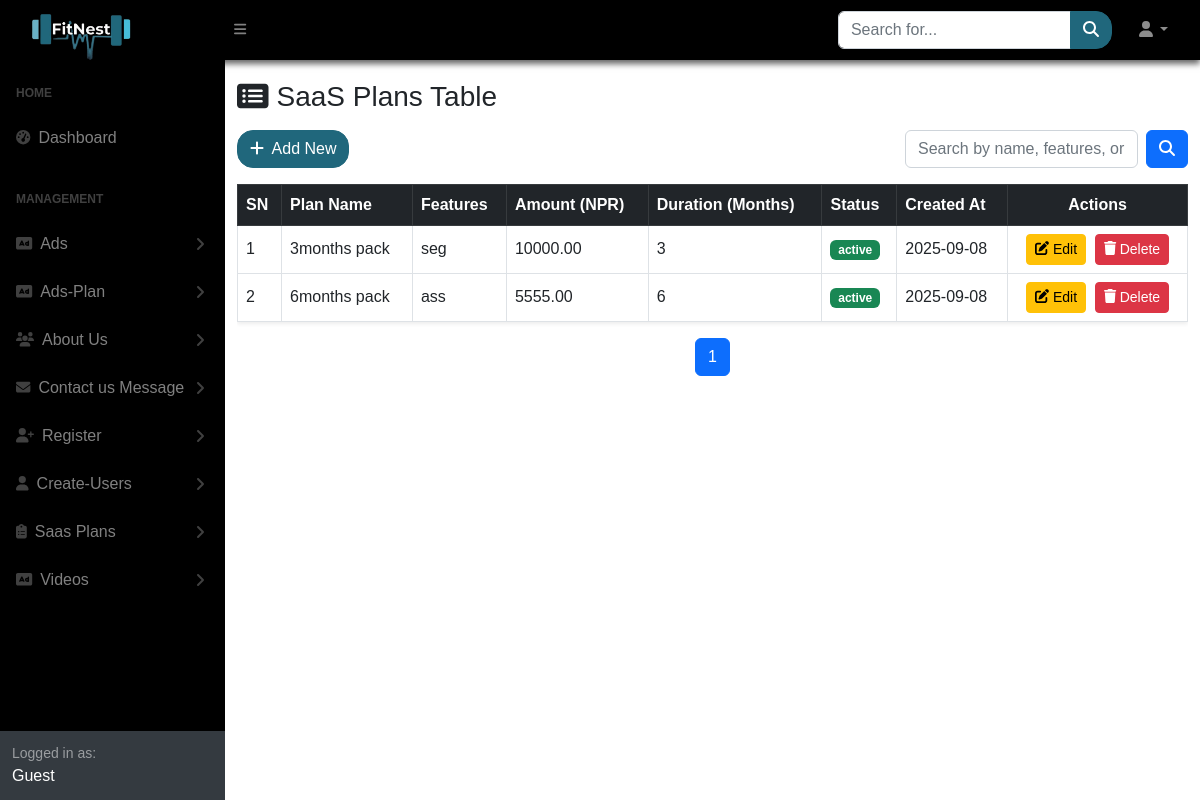
Page /SuperAdmin/SaasPlans/index.php on the earlier database version.
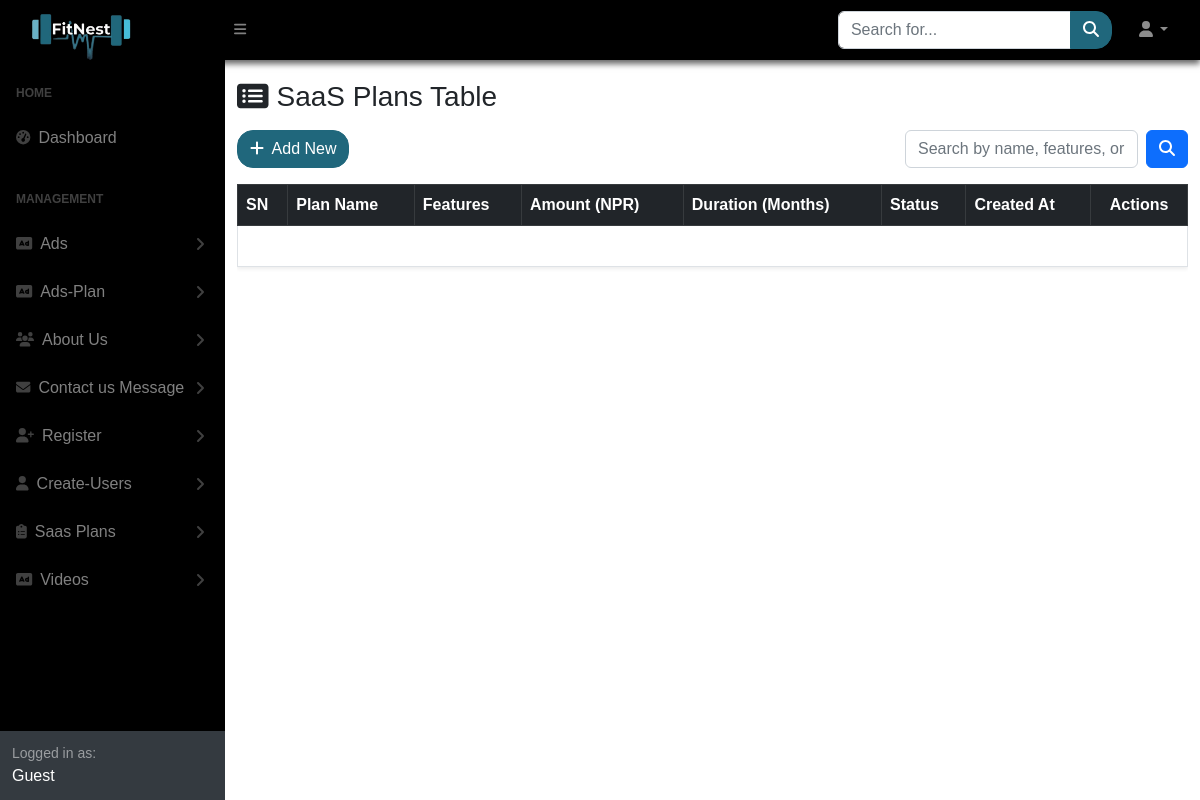
Same page on the later database version.
### tables this page shows
CREATE TABLE `saas_plans` (
  `plan_id` int(11) NOT NULL,
  `plan_name` varchar(50) NOT NULL,
  `features` text DEFAULT NULL,
  `amount` decimal(10,2) NOT NULL,
  `duration_months` int(11) NOT NULL,
  `status` enum('active','inactive') NOT NULL DEFAULT 'active',
  `created_at` timestamp NOT NULL DEFAULT current_timestamp(),
  `updated_at` timestamp NOT NULL DEFAULT current_timestamp() ON UPDATE current_timestamp()
);

### SuperAdmin/SaasPlans/index.php (the view, shortened to what this page needs)
<?php require("../sidelayout.php"); ?>
<?php
include "../../database/db_connect.php";
$limit = 10;
$page = isset($_GET['page']) && is_numeric($_GET['page']) ? (int)$_GET['page'] : 1;
$offset = ($page - 1) * $limit;
$search = isset($_GET['search']) ? trim($_GET['search']) : '';
$where = "WHERE 1";
$sql = "SELECT plan_id, plan_name, features, amount, duration_months, status, created_at, updated_at
        FROM saas_plans $where
        ORDER BY created_at DESC
        LIMIT $limit OFFSET $offset";
$result = mysqli_query($conn, $sql);
$countSql = "SELECT COUNT(*) as total FROM saas_plans $where";
$countResult = mysqli_query($conn, $countSql);
$totalRows = mysqli_fetch_assoc($countResult)['total'];
$totalPages = ceil($totalRows / $limit);
?>
<div id="layoutSidenav_content">
    <main>
        <div class="container mt-4">
            <h3 class="mb-3"><i class="fas fa-list-alt me-2"></i>SaaS Plans Table</h3>
            <div class="d-flex justify-content-between align-items-center mb-3">
                <a href="create.php" class="btn btn-our">
                    <i class="fas fa-plus me-1"></i> Add New
                </a>
                <form method="GET" class="d-flex">
                    <input type="text" name="search" class="form-control me-2" placeholder="Search by name, features, or status..."
                        value="<?= htmlspecialchars($search) ?>">
                    <button type="submit" class="btn btn-primary"><i class="fas fa-search"></i></button>
                </form>
            </div>
            <div class="table-responsive">
                <table class="table table-bordered table-hover shadow-sm align-middle">
                    <thead class="table-dark">
                        <tr>
                            <th>SN</th>
                            <th>Plan Name</th>
                            <th>Features</th>
                            <th>Amount (NPR)</th>
                            <th>Duration (Months)</th>
                            <th>Status</th>
                            <th>Created At</th>
                            <th class="text-center">Actions</th>
                        </tr>
                    </thead>
                    <tbody>
                        <?php
                        if (mysqli_num_rows($result) > 0) {
                            $sn = $offset + 1;
                            while ($row = mysqli_fetch_assoc($result)) {
                                echo "<tr>";
                                echo "<td>" . $sn++ . "</td>";
                                echo "<td>" . htmlspecialchars($row['plan_name']) . "</td>";
                                echo "<td>" . htmlspecialchars($row['features']) . "</td>";
                                echo "<td>" . htmlspecialchars($row['amount']) . "</td>";
                                echo "<td>" . htmlspecialchars($row['duration_months']) . "</td>";
                                echo "<td><span class='badge bg-" . ($row['status'] === 'active' ? 'success' : 'secondary') . "'>" . htmlspecialchars($row['status']) . "</span></td>";
                                echo "<td>" . date("Y-m-d", strtotime($row['created_at'])) . "</td>";
                                echo "<td class='text-center'>
                                        <a href='edit.php?id=" . $row['plan_id'] . "' class='btn btn-sm btn-warning me-1'>
                                            <i class='fas fa-edit'></i> Edit
                                        </a>
                                        <a href='delete.php?id=" . $row['plan_id'] . "' class='btn btn-sm btn-danger'
                                           onclick=\"return confirm('Are you sure you want to delete this plan?');\">
                                            <i class='fas fa-trash'></i> Delete
                                        </a>
                                      </td>";
                                echo "</tr>";
                            }
                        } else {
                            echo "<tr><td colspan='8' class='text-center text-muted'>No plans found.</td></tr>";
                        }
                        ?>
                    </tbody>
                </table>
            </div>
            <nav>
                <ul class="pagination justify-content-center">
                    <?php for ($i = 1; $i <= $totalPages; $i++): ?>
                        <li class="page-item <?= ($i == $page) ? 'active' : '' ?>">
                            <a class="page-link" href="?page=<?= $i ?>&search=<?= urlencode($search) ?>"><?= $i ?></a>
                        </li>
                    <?php endfor; ?>
                </ul>
            </nav>
        </div>
        <link href="https://cdnjs.cloudflare.com/ajax/libs/font-awesome/6.5.0/css/all.min.css" rel="stylesheet" />
    </main>
    <?php require("../assets/link.php"); ?>

### SuperAdmin/Layouts/header.php (shortened to what this page needs)
<!DOCTYPE html>
<html lang="en">
<head>
    <link href="https://cdn.jsdelivr.net/npm/simple-datatables@7.1.2/dist/style.min.css" rel="stylesheet" />
    <link href="../assets/css/styles.css" rel="stylesheet" />
    <link rel="stylesheet" href="../assets/css/landing.css">
</head>
<body class="sb-nav-fixed">

### SuperAdmin/Layouts/navbar.php (shortened to what this page needs)
<nav class="sb-topnav navbar navbar-expand navbar-dark bg-dark">
    <a class="navbar-brand ps-3" href="../../index.php"><img src="../uploads/logo_transparent.png" alt=""></a>
    <button class="btn btn-link btn-sm order-1 order-lg-0 me-4 me-lg-0" id="sidebarToggle" href="#!"><i
            class="fas fa-bars"></i></button>
    <form class="d-none d-md-inline-block form-inline ms-auto me-0 me-md-3 my-2 my-md-0">
        <div class="input-group">
            <input class="form-control" type="text" placeholder="Search for..." aria-label="Search for..."
                aria-describedby="btnNavbarSearch" />
            <button class="btn btn-our" id="btnNavbarSearch" type="button"><i
                    class="fas fa-search"></i></button>
        </div>
    </form>
    <ul class="navbar-nav ms-auto ms-md-0 me-3 me-lg-4">
        <li class="nav-item dropdown">
            <a class="nav-link dropdown-toggle" id="navbarDropdown" href="#" role="button" data-bs-toggle="dropdown"
                aria-expanded="false"><i class="fas fa-user fa-fw"></i></a>
        </li>
    </ul>
</nav>

### SuperAdmin/sidelayout.php (shortened to what this page needs)
<?php require_once('Layouts/header.php'); ?>
<?php require_once('Layouts/navbar.php'); ?>
<div id="layoutSidenav">
    <div id="layoutSidenav_nav">
        <nav class="sb-sidenav accordion sb-sidenav-dark" id="sidenavAccordion">
            <div class="sb-sidenav-menu bg-dark">
                <div class="nav">
                    <div class="sb-sidenav-menu-heading">Home</div>
                    <a class="nav-link" href="../superAdminPage.php">
                        <div class="sb-nav-link-icon"><i class="fas fa-tachometer-alt"></i></div>
                        Dashboard
                    </a>
                    <div class="sb-sidenav-menu-heading">Management</div>
                    <a class="nav-link collapsed" href="#" data-bs-toggle="collapse"
                        data-bs-target="#collapseAds" aria-expanded="false" aria-controls="collapseAds">
                        <div class="sb-nav-link-icon"><i class="fas fa-ad"></i></div>
                        Ads
                        <div class="sb-sidenav-collapse-arrow"><i class="fas fa-angle-down"></i></div>
                    </a>
                    <a class="nav-link collapsed" href="#" data-bs-toggle="collapse"
                        data-bs-target="#collapseAdsPlan" aria-expanded="false" aria-controls="collapseAdsPlan">
                        <div class="sb-nav-link-icon"><i class="fas fa-ad"></i></div>
                        Ads-Plan
                        <div class="sb-sidenav-collapse-arrow"><i class="fas fa-angle-down"></i></div>
                    </a>
                    <a class="nav-link collapsed" href="#" data-bs-toggle="collapse"
                        data-bs-target="#collapseAboutUs" aria-expanded="false" aria-controls="collapseAboutUs">
                        <div class="sb-nav-link-icon"><i class="fas fa-users"></i></div>
                        About Us
                        <div class="sb-sidenav-collapse-arrow"><i class="fas fa-angle-down"></i></div>
                    </a>
                    <a class="nav-link collapsed" href="#" data-bs-toggle="collapse"
                        data-bs-target="#collapseContactUs" aria-expanded="false" aria-controls="collapseConatctus">
                        <div class="sb-nav-link-icon"><i class="fas fa-envelope"></i></div>
                        Contact us Message
                        <div class="sb-sidenav-collapse-arrow"><i class="fas fa-angle-down"></i></div>
                    </a>
                    <a class="nav-link collapsed" href="#" data-bs-toggle="collapse"
                        data-bs-target="#collapseRegister" aria-expanded="false" aria-controls="collapseRegister">
                        <div class="sb-nav-link-icon"><i class="fas fa-user-plus"></i></div>
                        Register
                        <div class="sb-sidenav-collapse-arrow"><i class="fas fa-angle-down"></i></div>
                    </a>
                    <a class="nav-link collapsed" href="#" data-bs-toggle="collapse"
                        data-bs-target="#collapseUsers" aria-expanded="false" aria-controls="collapseUsers">
                        <div class="sb-nav-link-icon"><i class="fas fa-user"></i></div>
                        Create-Users
                        <div class="sb-sidenav-collapse-arrow"><i class="fas fa-angle-down"></i></div>
                    </a>
                    <a class="nav-link collapsed" href="#" data-bs-toggle="collapse"
                        data-bs-target="#collapseSaasPlans" aria-expanded="false" aria-controls="collapseSaasPlans">
                        <div class="sb-nav-link-icon"><i class="fas fa-clipboard-list"></i></div>
                        Saas Plans
                        <div class="sb-sidenav-collapse-arrow"><i class="fas fa-angle-down"></i></div>
                    </a>
                    <a class="nav-link collapsed" href="#" data-bs-toggle="collapse"
                        data-bs-target="#collapseVideos" aria-expanded="false" aria-controls="collapseVideos">
                        <div class="sb-nav-link-icon"><i class="fas fa-ad"></i></div>
                        Videos
                        <div class="sb-sidenav-collapse-arrow"><i class="fas fa-angle-down"></i></div>
                    </a>
                </div>
            </div>
            <div class="sb-sidenav-footer">
                <div class="small">Logged in as:</div>
                <?php
                if (isset($_SESSION['name'])) {
                    echo htmlspecialchars($_SESSION['name']);
                } elseif (isset($_SESSION['fullname'])) {
                    echo htmlspecialchars($_SESSION['fullname']);
                } else {
                    echo "<span class='text-muted'>Guest</span>";
                }
                ?>
            </div>
        </nav>
    </div>

### SuperAdmin/assets/link.php (shortened to what this page needs)
</div>
</div>
</body>
</html>

### SuperAdmin/assets/css/landing.css (style rules this page uses)
* { margin: 0; padding: 0; box-sizing: border-box; font-family: Sans-serif; }
html { height: 100%; scroll-behavior: smooth; }
.navbar { height: 60px; padding: 0; box-shadow: 0 4px 6px rgba(0, 0, 0, 0.6); }
.navbar-brand { margin-left: 1rem; }
.navbar-brand img { height: 130px; }
.btn-our { --bs-btn-color: #fff; --bs-btn-bg: #20677c; --bs-btn-border-color: #20677c; --bs-btn-hover-color: #fff; --bs-btn-hover-bg: #1a5c6a; --bs-btn-hover-border-color: #175463; --bs-btn-focus-shadow-rgb: 32, 103, 124; --bs-btn-active-color: #fff; --bs-btn-active-bg: #175463; --bs-btn-active-border-color: #144c5a; --bs-btn-active-shadow: inset 0 3px 5px rgba(0, 0, 0, 0.125); --bs-btn-disabled-color: #fff; --bs-btn-disabled-bg: #20677c; --bs-btn-disabled-border-color: #20677c; color: var(--bs-btn-color); background-color: var(--bs-btn-bg); border: 1px solid var(--bs-btn-border-color); padding: 0.375rem 0.75rem; font-size: 1rem; line-height: 1.5; border-radius: 16px; transition: all 0.15s ease-in-out; display: inline-block; text-align: center; vertical-align: middle; cursor: pointer; user-select: none; text-decoration: none; }

Differences in the rows shown:
removed saas_plans: plan_name "3months pack", features "seg", amount "10000.00", duration_months "3", status "active", created_at "2025-09-08"
removed saas_plans: plan_name "6months pack", features "ass", amount "5555.00", duration_months "6", status "active", created_at "2025-09-08"
Other differences:
list line gone: "1"
